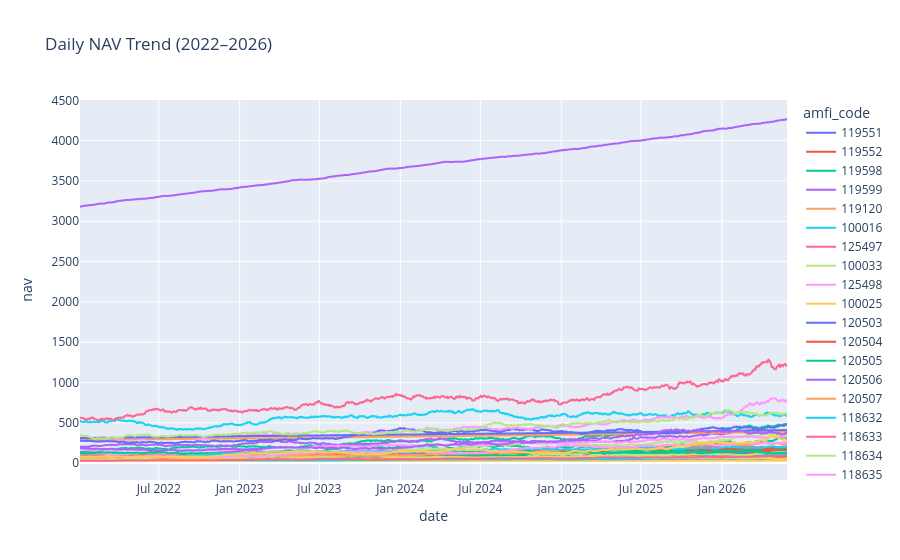

Notebook source saved alongside this figure:
### Code cell
import pandas as pd
import plotly.express as px

# Load NAV data
nav = pd.read_csv("../data/raw/02_nav_history.csv")

# Convert date column
nav["date"] = pd.to_datetime(nav["date"])

# Create chart
fig = px.line(
    nav,
    x="date",
    y="nav",
    color="amfi_code",
    title="Daily NAV Trend (2022–2026)"
)

fig.show()

# Export PNG
fig.write_image(
    "../charts/Figure_1_NAV_Trend.png"
)

### Figure 1 — Plotly figure (JSON) as saved in the notebook; plotly's stock layout.template omitted (floating-point values rounded to 4 significant figures; data arrays with more than 128 entries replaced by an {"elided": "..."} marker saying what was removed)
{"data": [{"hovertemplate": "amfi_code=119551<br>date=%{x}<br>nav=%{y}<extra></extra>", "legendgroup": "119551", "line": {"color": "#636efa", "dash": "solid"}, "marker": {"symbol": "circle"}, "mode": "lines", "name": "119551", "showlegend": true, "type": "scattergl", "x": {"elided": "1150 str values"}, "xaxis": "x", "y": {"elided": "1150 float values"}, "yaxis": "y"}, {"hovertemplate": "amfi_code=119552<br>date=%{x}<br>nav=%{y}<extra></extra>", "legendgroup": "119552", "line": {"color": "#EF553B", "dash": "solid"}, "marker": {"symbol": "circle"}, "mode": "lines", "name": "119552", "showlegend": true, "type": "scattergl", "x": {"elided": "1150 str values"}, "xaxis": "x", "y": {"elided": "1150 float values"}, "yaxis": "y"}, {"hovertemplate": "amfi_code=119598<br>date=%{x}<br>nav=%{y}<extra></extra>", "legendgroup": "119598", "line": {"color": "#00cc96", "dash": "solid"}, "marker": {"symbol": "circle"}, "mode": "lines", "name": "119598", "showlegend": true, "type": "scattergl", "x": {"elided": "1150 str values"}, "xaxis": "x", "y": {"elided": "1150 float values"}, "yaxis": "y"}, {"hovertemplate": "amfi_code=119599<br>date=%{x}<br>nav=%{y}<extra></extra>", "legendgroup": "119599", "line": {"color": "#ab63fa", "dash": "solid"}, "marker": {"symbol": "circle"}, "mode": "lines", "name": "119599", "showlegend": true, "type": "scattergl", "x": {"elided": "1150 str values"}, "xaxis": "x", "y": {"elided": "1150 float values"}, "yaxis": "y"}, {"hovertemplate": "amfi_code=119120<br>date=%{x}<br>nav=%{y}<extra></extra>", "legendgroup": "119120", "line": {"color": "#FFA15A", "dash": "solid"}, "marker": {"symbol": "circle"}, "mode": "lines", "name": "119120", "showlegend": true, "type": "scattergl", "x": {"elided": "1150 str values"}, "xaxis": "x", "y": {"elided": "1150 float values"}, "yaxis": "y"}, {"hovertemplate": "amfi_code=100016<br>date=%{x}<br>nav=%{y}<extra></extra>", "legendgroup": "100016", "line": {"color": "#19d3f3", "dash": "solid"}, "marker": {"symbol": "circle"}, "mode": "lines", "name": "100016", "showlegend": true, "type": "scattergl", "x": {"elided": "1150 str values"}, "xaxis": "x", "y": {"elided": "1150 float values"}, "yaxis": "y"}, {"hovertemplate": "amfi_code=125497<br>date=%{x}<br>nav=%{y}<extra></extra>", "legendgroup": "125497", "line": {"color": "#FF6692", "dash": "solid"}, "marker": {"symbol": "circle"}, "mode": "lines", "name": "125497", "showlegend": true, "type": "scattergl", "x": {"elided": "1150 str values"}, "xaxis": "x", "y": {"elided": "1150 float values"}, "yaxis": "y"}, {"hovertemplate": "amfi_code=100033<br>date=%{x}<br>nav=%{y}<extra></extra>", "legendgroup": "100033", "line": {"color": "#B6E880", "dash": "solid"}, "marker": {"symbol": "circle"}, "mode": "lines", "name": "100033", "showlegend": true, "type": "scattergl", "x": {"elided": "1150 str values"}, "xaxis": "x", "y": {"elided": "1150 float values"}, "yaxis": "y"}, {"hovertemplate": "amfi_code=125498<br>date=%{x}<br>nav=%{y}<extra></extra>", "legendgroup": "125498", "line": {"color": "#FF97FF", "dash": "solid"}, "marker": {"symbol": "circle"}, "mode": "lines", "name": "125498", "showlegend": true, "type": "scattergl", "x": {"elided": "1150 str values"}, "xaxis": "x", "y": {"elided": "1150 float values"}, "yaxis": "y"}, {"hovertemplate": "amfi_code=100025<br>date=%{x}<br>nav=%{y}<extra></extra>", "legendgroup": "100025", "line": {"color": "#FECB52", "dash": "solid"}, "marker": {"symbol": "circle"}, "mode": "lines", "name": "100025", "showlegend": true, "type": "scattergl", "x": {"elided": "1150 str values"}, "xaxis": "x", "y": {"elided": "1150 float values"}, "yaxis": "y"}, {"hovertemplate": "amfi_code=120503<br>date=%{x}<br>nav=%{y}<extra></extra>", "legendgroup": "120503", "line": {"color": "#636efa", "dash": "solid"}, "marker": {"symbol": "circle"}, "mode": "lines", "name": "120503", "showlegend": true, "type": "scattergl", "x": {"elided": "1150 str values"}, "xaxis": "x", "y": {"elided": "1150 float values"}, "yaxis": "y"}, {"hovertemplate": "amfi_code=120504<br>date=%{x}<br>nav=%{y}<extra></extra>", "legendgroup": "120504", "line": {"color": "#EF553B", "dash": "solid"}, "marker": {"symbol": "circle"}, "mode": "lines", "name": "120504", "showlegend": true, "type": "scattergl", "x": {"elided": "1150 str values"}, "xaxis": "x", "y": {"elided": "1150 float values"}, "yaxis": "y"}, {"hovertemplate": "amfi_code=120505<br>date=%{x}<br>nav=%{y}<extra></extra>", "legendgroup": "120505", "line": {"color": "#00cc96", "dash": "solid"}, "marker": {"symbol": "circle"}, "mode": "lines", "name": "120505", "showlegend": true, "type": "scattergl", "x": {"elided": "1150 str values"}, "xaxis": "x", "y": {"elided": "1150 float values"}, "yaxis": "y"}, {"hovertemplate": "amfi_code=120506<br>date=%{x}<br>nav=%{y}<extra></extra>", "legendgroup": "120506", "line": {"color": "#ab63fa", "dash": "solid"}, "marker": {"symbol": "circle"}, "mode": "lines", "name": "120506", "showlegend": true, "type": "scattergl", "x": {"elided": "1150 str values"}, "xaxis": "x", "y": {"elided": "1150 float values"}, "yaxis": "y"}, {"hovertemplate": "amfi_code=120507<br>date=%{x}<br>nav=%{y}<extra></extra>", "legendgroup": "120507", "line": {"color": "#FFA15A", "dash": "solid"}, "marker": {"symbol": "circle"}, "mode": "lines", "name": "120507", "showlegend": true, "type": "scattergl", "x": {"elided": "1150 str values"}, "xaxis": "x", "y": {"elided": "1150 float values"}, "yaxis": "y"}, {"hovertemplate": "amfi_code=118632<br>date=%{x}<br>nav=%{y}<extra></extra>", "legendgroup": "118632", "line": {"color": "#19d3f3", "dash": "solid"}, "marker": {"symbol": "circle"}, "mode": "lines", "name": "118632", "showlegend": true, "type": "scattergl", "x": {"elided": "1150 str values"}, "xaxis": "x", "y": {"elided": "1150 float values"}, "yaxis": "y"}, {"hovertemplate": "amfi_code=118633<br>date=%{x}<br>nav=%{y}<extra></extra>", "legendgroup": "118633", "line": {"color": "#FF6692", "dash": "solid"}, "marker": {"symbol": "circle"}, "mode": "lines", "name": "118633", "showlegend": true, "type": "scattergl", "x": {"elided": "1150 str values"}, "xaxis": "x", "y": {"elided": "1150 float values"}, "yaxis": "y"}, {"hovertemplate": "amfi_code=118634<br>date=%{x}<br>nav=%{y}<extra></extra>", "legendgroup": "118634", "line": {"color": "#B6E880", "dash": "solid"}, "marker": {"symbol": "circle"}, "mode": "lines", "name": "118634", "showlegend": true, "type": "scattergl", "x": {"elided": "1150 str values"}, "xaxis": "x", "y": {"elided": "1150 float values"}, "yaxis": "y"}, {"hovertemplate": "amfi_code=118635<br>date=%{x}<br>nav=%{y}<extra></extra>", "legendgroup": "118635", "line": {"color": "#FF97FF", "dash": "solid"}, "marker": {"symbol": "circle"}, "mode": "lines", "name": "118635", "showlegend": true, "type": "scattergl", "x": {"elided": "1150 str values"}, "xaxis": "x", "y": {"elided": "1150 float values"}, "yaxis": "y"}, {"hovertemplate": "amfi_code=118636<br>date=%{x}<br>nav=%{y}<extra></extra>", "legendgroup": "118636", "line": {"color": "#FECB52", "dash": "solid"}, "marker": {"symbol": "circle"}, "mode": "lines", "name": "118636", "showlegend": true, "type": "scattergl", "x": {"elided": "1150 str values"}, "xaxis": "x", "y": {"elided": "1150 float values"}, "yaxis": "y"}, {"hovertemplate": "amfi_code=120841<br>date=%{x}<br>nav=%{y}<extra></extra>", "legendgroup": "120841", "line": {"color": "#636efa", "dash": "solid"}, "marker": {"symbol": "circle"}, "mode": "lines", "name": "120841", "showlegend": true, "type": "scattergl", "x": {"elided": "1150 str values"}, "xaxis": "x", "y": {"elided": "1150 float values"}, "yaxis": "y"}, {"hovertemplate": "amfi_code=120842<br>date=%{x}<br>nav=%{y}<extra></extra>", "legendgroup": "120842", "line": {"color": "#EF553B", "dash": "solid"}, "marker": {"symbol": "circle"}, "mode": "lines", "name": "120842", "showlegend": true, "type": "scattergl", "x": {"elided": "1150 str values"}, "xaxis": "x", "y": {"elided": "1150 float values"}, "yaxis": "y"}, {"hovertemplate": "amfi_code=120843<br>date=%{x}<br>nav=%{y}<extra></extra>", "legendgroup": "120843", "line": {"color": "#00cc96", "dash": "solid"}, "marker": {"symbol": "circle"}, "mode": "lines", "name": "120843", "showlegend": true, "type": "scattergl", "x": {"elided": "1150 str values"}, "xaxis": "x", "y": {"elided": "1150 float values"}, "yaxis": "y"}, {"hovertemplate": "amfi_code=120844<br>date=%{x}<br>nav=%{y}<extra></extra>", "legendgroup": "120844", "line": {"color": "#ab63fa", "dash": "solid"}, "marker": {"symbol": "circle"}, "mode": "lines", "name": "120844", "showlegend": true, "type": "scattergl", "x": {"elided": "1150 str values"}, "xaxis": "x", "y": {"elided": "1150 float values"}, "yaxis": "y"}, {"hovertemplate": "amfi_code=119092<br>date=%{x}<br>nav=%{y}<extra></extra>", "legendgroup": "119092", "line": {"color": "#FFA15A", "dash": "solid"}, "marker": {"symbol": "circle"}, "mode": "lines", "name": "119092", "showlegend": true, "type": "scattergl", "x": {"elided": "1150 str values"}, "xaxis": "x", "y": {"elided": "1150 float values"}, "yaxis": "y"}, {"hovertemplate": "amfi_code=119093<br>date=%{x}<br>nav=%{y}<extra></extra>", "legendgroup": "119093", "line": {"color": "#19d3f3", "dash": "solid"}, "marker": {"symbol": "circle"}, "mode": "lines", "name": "119093", "showlegend": true, "type": "scattergl", "x": {"elided": "1150 str values"}, "xaxis": "x", "y": {"elided": "1150 float values"}, "yaxis": "y"}, {"hovertemplate": "amfi_code=119094<br>date=%{x}<br>nav=%{y}<extra></extra>", "legendgroup": "119094", "line": {"color": "#FF6692", "dash": "solid"}, "marker": {"symbol": "circle"}, "mode": "lines", "name": "119094", "showlegend": true, "type": "scattergl", "x": {"elided": "1150 str values"}, "xaxis": "x", "y": {"elided": "1150 float values"}, "yaxis": "y"}, {"hovertemplate": "amfi_code=119095<br>date=%{x}<br>nav=%{y}<extra></extra>", "legendgroup": "119095", "line": {"color": "#B6E880", "dash": "solid"}, "marker": {"symbol": "circle"}, "mode": "lines", "name": "119095", "showlegend": true, "type": "scattergl", "x": {"elided": "1150 str values"}, "xaxis": "x", "y": {"elided": "1150 float values"}, "yaxis": "y"}, {"hovertemplate": "amfi_code=101206<br>date=%{x}<br>nav=%{y}<extra></extra>", "legendgroup": "101206", "line": {"color": "#FF97FF", "dash": "solid"}, "marker": {"symbol": "circle"}, "mode": "lines", "name": "101206", "showlegend": true, "type": "scattergl", "x": {"elided": "1150 str values"}, "xaxis": "x", "y": {"elided": "1150 float values"}, "yaxis": "y"}, {"hovertemplate": "amfi_code=101207<br>date=%{x}<br>nav=%{y}<extra></extra>", "legendgroup": "101207", "line": {"color": "#FECB52", "dash": "solid"}, "marker": {"symbol": "circle"}, "mode": "lines", "name": "101207", "showlegend": true, "type": "scattergl", "x": {"elided": "1150 str values"}, "xaxis": "x", "y": {"elided": "1150 float values"}, "yaxis": "y"}, {"hovertemplate": "amfi_code=101208<br>date=%{x}<br>nav=%{y}<extra></extra>", "legendgroup": "101208", "line": {"color": "#636efa", "dash": "solid"}, "marker": {"symbol": "circle"}, "mode": "lines", "name": "101208", "showlegend": true, "type": "scattergl", "x": {"elided": "1150 str values"}, "xaxis": "x", "y": {"elided": "1150 float values"}, "yaxis": "y"}, {"hovertemplate": "amfi_code=102885<br>date=%{x}<br>nav=%{y}<extra></extra>", "legendgroup": "102885", "line": {"color": "#EF553B", "dash": "solid"}, "marker": {"symbol": "circle"}, "mode": "lines", "name": "102885", "showlegend": true, "type": "scattergl", "x": {"elided": "1150 str values"}, "xaxis": "x", "y": {"elided": "1150 float values"}, "yaxis": "y"}, {"hovertemplate": "amfi_code=102886<br>date=%{x}<br>nav=%{y}<extra></extra>", "legendgroup": "102886", "line": {"color": "#00cc96", "dash": "solid"}, "marker": {"symbol": "circle"}, "mode": "lines", "name": "102886", "showlegend": true, "type": "scattergl", "x": {"elided": "1150 str values"}, "xaxis": "x", "y": {"elided": "1150 float values"}, "yaxis": "y"}, {"hovertemplate": "amfi_code=102887<br>date=%{x}<br>nav=%{y}<extra></extra>", "legendgroup": "102887", "line": {"color": "#ab63fa", "dash": "solid"}, "marker": {"symbol": "circle"}, "mode": "lines", "name": "102887", "showlegend": true, "type": "scattergl", "x": {"elided": "1150 str values"}, "xaxis": "x", "y": {"elided": "1150 float values"}, "yaxis": "y"}, {"hovertemplate": "amfi_code=148567<br>date=%{x}<br>nav=%{y}<extra></extra>", "legendgroup": "148567", "line": {"color": "#FFA15A", "dash": "solid"}, "marker": {"symbol": "circle"}, "mode": "lines", "name": "148567", "showlegend": true, "type": "scattergl", "x": {"elided": "1150 str values"}, "xaxis": "x", "y": {"elided": "1150 float values"}, "yaxis": "y"}, {"hovertemplate": "amfi_code=148568<br>date=%{x}<br>nav=%{y}<extra></extra>", "legendgroup": "148568", "line": {"color": "#19d3f3", "dash": "solid"}, "marker": {"symbol": "circle"}, "mode": "lines", "name": "148568", "showlegend": true, "type": "scattergl", "x": {"elided": "1150 str values"}, "xaxis": "x", "y": {"elided": "1150 float values"}, "yaxis": "y"}, {"hovertemplate": "amfi_code=148569<br>date=%{x}<br>nav=%{y}<extra></extra>", "legendgroup": "148569", "line": {"color": "#FF6692", "dash": "solid"}, "marker": {"symbol": "circle"}, "mode": "lines", "name": "148569", "showlegend": true, "type": "scattergl", "x": {"elided": "1150 str values"}, "xaxis": "x", "y": {"elided": "1150 float values"}, "yaxis": "y"}, {"hovertemplate": "amfi_code=149322<br>date=%{x}<br>nav=%{y}<extra></extra>", "legendgroup": "149322", "line": {"color": "#B6E880", "dash": "solid"}, "marker": {"symbol": "circle"}, "mode": "lines", "name": "149322", "showlegend": true, "type": "scattergl", "x": {"elided": "1150 str values"}, "xaxis": "x", "y": {"elided": "1150 float values"}, "yaxis": "y"}, {"hovertemplate": "amfi_code=149323<br>date=%{x}<br>nav=%{y}<extra></extra>", "legendgroup": "149323", "line": {"color": "#FF97FF", "dash": "solid"}, "marker": {"symbol": "circle"}, "mode": "lines", "name": "149323", "showlegend": true, "type": "scattergl", "x": {"elided": "1150 str values"}, "xaxis": "x", "y": {"elided": "1150 float values"}, "yaxis": "y"}, {"hovertemplate": "amfi_code=149324<br>date=%{x}<br>nav=%{y}<extra></extra>", "legendgroup": "149324", "line": {"color": "#FECB52", "dash": "solid"}, "marker": {"symbol": "circle"}, "mode": "lines", "name": "149324", "showlegend": true, "type": "scattergl", "x": {"elided": "1150 str values"}, "xaxis": "x", "y": {"elided": "1150 float values"}, "yaxis": "y"}], "layout": {"legend": {"title": {"text": "amfi_code"}, "tracegroupgap": 0}, "title": {"text": "Daily NAV Trend (2022–2026)"}, "xaxis": {"anchor": "y", "domain": [0, 1], "title": {"text": "date"}}, "yaxis": {"anchor": "x", "domain": [0, 1], "title": {"text": "nav"}}}}
